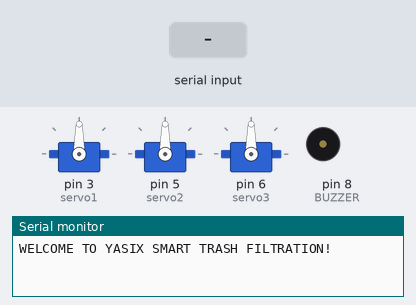
The sketch below on a simulated Arduino Uno, built with avr-gcc and run on an emulated ATmega328P. On the bench: 3 × servo, buzzer (waves = sounding), the last lines printed to the serial monitor. Inputs (shaded band) come from the test bench.

Above: at 1.9 s.
2.0 s: "A" received over Serial
At 3.5 s:
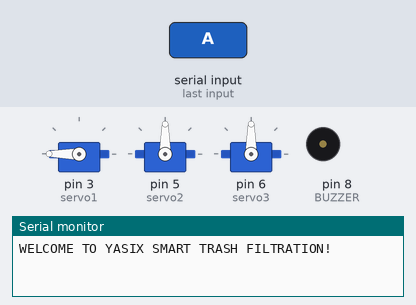
7.0 s: "B" received over Serial
At 8.5 s:
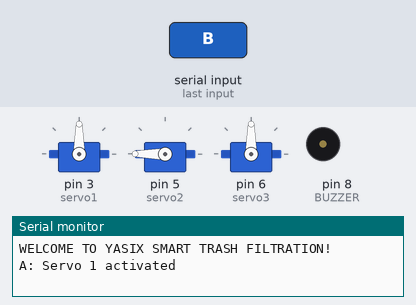
12.5 s: "C" received over Serial
At 14.8 s:
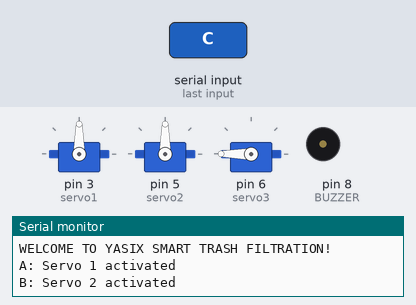
Timing chart, 0 to 19.8 s (numbered marks = the images above; inputs shaded):
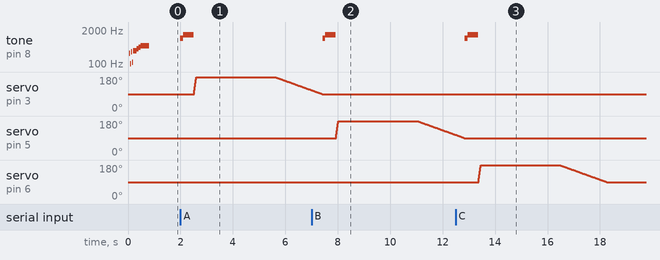

Measured:
- after the input at 2.0 s, tone on pin 8 (BUZZER): silent → 988 Hz at once, → 1319 Hz 0.10 s later, → silent 0.40 s later; servo on pin 3 (servo1): rises from 90° to 180° in 0.08 s, then falls to 111° in 4.4 s
- after the input at 7.0 s, tone on pin 8 (BUZZER): silent → 988 Hz after 0.43 s, → 1319 Hz 0.10 s later, → silent 0.40 s later; servo on pin 5 (servo2): rises from 90° to 180° in 0.08 s, then falls to 107° in 4.5 s
- after the input at 12.5 s, tone on pin 8 (BUZZER): silent → 988 Hz after 0.35 s, → 1319 Hz 0.10 s later, → silent 0.40 s later; servo on pin 6 (servo3): rises from 90° to 180° in 0.08 s, then falls to 90° in 4.8 s
- by itself, tone on pin 8 (BUZZER): plays 261 Hz for 0.04 s, 102 Hz for 0.04 s, 293 Hz for 0.04 s, 116 Hz for 0.04 s, 328 Hz for 0.12 s, 391 Hz for 0.08 s … (8 notes in this stretch)

The sketch:

YASIXSMARTRASHFILTRATION.ino
```cpp
#include <Servo.h>

Servo servo1;
Servo servo2;
Servo servo3;

int BUZZER = 8;


void setup() {
  Serial.begin(9600);

  pinMode(BUZZER, OUTPUT);

  servo1.attach(3);
  servo2.attach(5);
  servo3.attach(6);

  servo1.write(90);
  servo2.write(90);
  servo3.write(90);

  beep();

  Serial.println("WELCOME TO YASIX SMART TRASH FILTRATION!");
}


void loop() {

  if (Serial.available() > 0) {
    char signal = Serial.read();

    switch (signal) {
      case 'A':
        check();
        openA(180);
        Serial.println("A: Servo 1 activated");
        break;
      case 'B':
        check();
        openB(180);
        Serial.println("B: Servo 2 activated");
        break;
      case 'C':
        check();
        openC(180);
        Serial.println("C: Servo 3 activated");
        break;
    }
  }
}
int OPEN_TIME = 3000;

int length = 8;
char notes[] = "cdefgabCCbagfedc";
int beats[] = {
  1,
  1,
  1,
  1,
  1,
  1,
  1,
  4,
};
int tempo = 50;

void playTone(int tone, int duration) {
  for (long i = 0; i < duration * 1000L; i += tone * 2) {
    digitalWrite(BUZZER, HIGH);
    delayMicroseconds(tone);
    digitalWrite(BUZZER, LOW);
    delayMicroseconds(tone);
  }
}

void playNote(char note, int duration) {
  char names[] = { 'c', 'd', 'e', 'f', 'g', 'a', 'b', 'C' };
  int tones[] = { 1915, 1700, 1519, 1432, 1275, 1136, 1014, 956 };

  // play the tone corresponding to the note name
  for (int i = 0; i < 8; i++) {
    if (names[i] == note) {
      playTone(tones[i], duration);
    }
  }
}

void check() {
  // B5 note (988 Hz) for 100ms
  tone(BUZZER, 988, 100);
  delay(100);
  // E6 note (1319 Hz) for 400ms
  tone(BUZZER, 1319, 400);
  delay(400);
  noTone(BUZZER);
}

void beep() {
  for (int i = 0; i < length; i++) {
    if (notes[i] == ' ') {
      delay(beats[i] * tempo);  // rest
    } else {
      playNote(notes[i], beats[i] * tempo);
    }
    // pause between notes
    delay(tempo / 2);
  }
}

void openA(int degree) {
  int currentPos = servo1.read();
  if (currentPos < "-" + degree) {
    for (int pos = currentPos; pos <= degree; pos++) {
      servo1.write(pos);
      delay(1);  // Adjust speed by changing delay
    }
  } else {
    for (int pos = currentPos; pos >= degree; pos--) {
      servo1.write(pos);
      delay(1);
    }
  }
  delay(OPEN_TIME);

  // Return to 90 progressively
  currentPos = servo1.read();
  if (currentPos < 90) {
    for (int pos = currentPos; pos <= 90; pos++) {
      servo1.write(pos);
      delay(20);
    }
  } else {
    for (int pos = currentPos; pos >= 90; pos--) {
      servo1.write(pos);
      delay(20);
    }
  }
}

void openB(int degree) {
  int currentPos = servo2.read();
  if (currentPos < "-" + degree) {
    for (int pos = currentPos; pos <= degree; pos++) {
      servo2.write(pos);
      delay(1);
    }
  } else {
    for (int pos = currentPos; pos >= degree; pos--) {
      servo2.write(pos);
      delay(1);
    }
  }
  delay(OPEN_TIME);

  currentPos = servo2.read();
  if (currentPos < 90) {
    for (int pos = currentPos; pos <= 90; pos++) {
      servo2.write(pos);
      delay(20);
    }
  } else {
    for (int pos = currentPos; pos >= 90; pos--) {
      servo2.write(pos);
      delay(20);
    }
  }
}

void openC(int degree) {
  int currentPos = servo3.read();
  if (currentPos < degree) {
    for (int pos = currentPos; pos <= degree; pos++) {
      servo3.write(pos);
      delay(1);
    }
  } else {
    for (int pos = currentPos; pos >= degree; pos--) {
      servo3.write(pos);
      delay(1);
    }
  }
  delay(OPEN_TIME);

  currentPos = servo3.read();
  if (currentPos < 90) {
    for (int pos = currentPos; pos <= 90; pos++) {
      servo3.write(pos);
      delay(20);
    }
  } else {
    for (int pos = currentPos; pos >= 90; pos--) {
      servo3.write(pos);
      delay(20);
    }
  }
}
```
